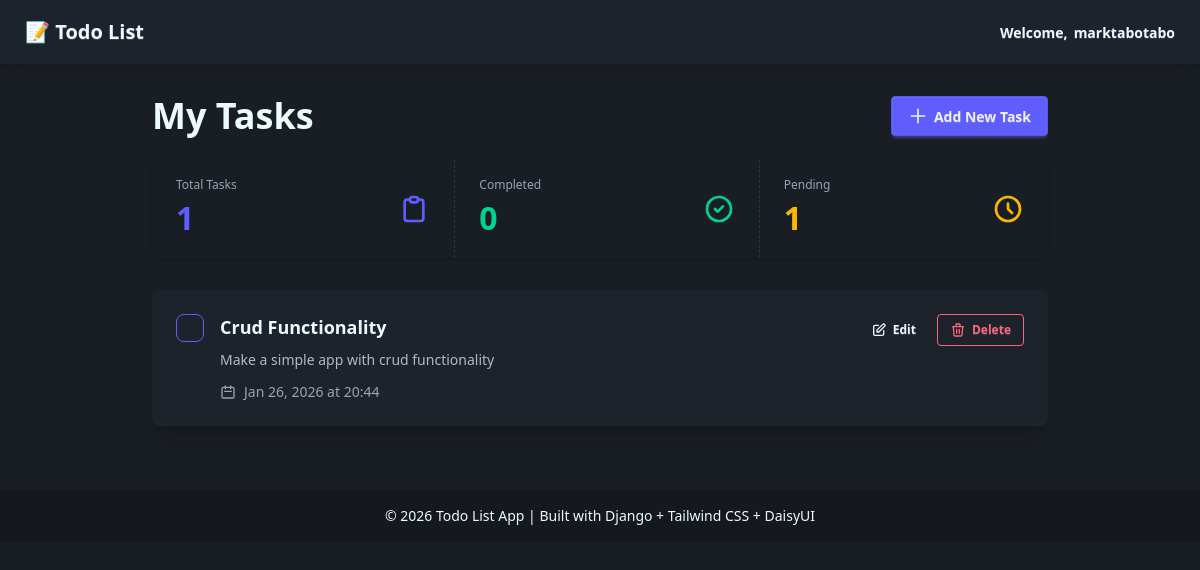
Page /tasks/ (signed in) on the earlier database version.
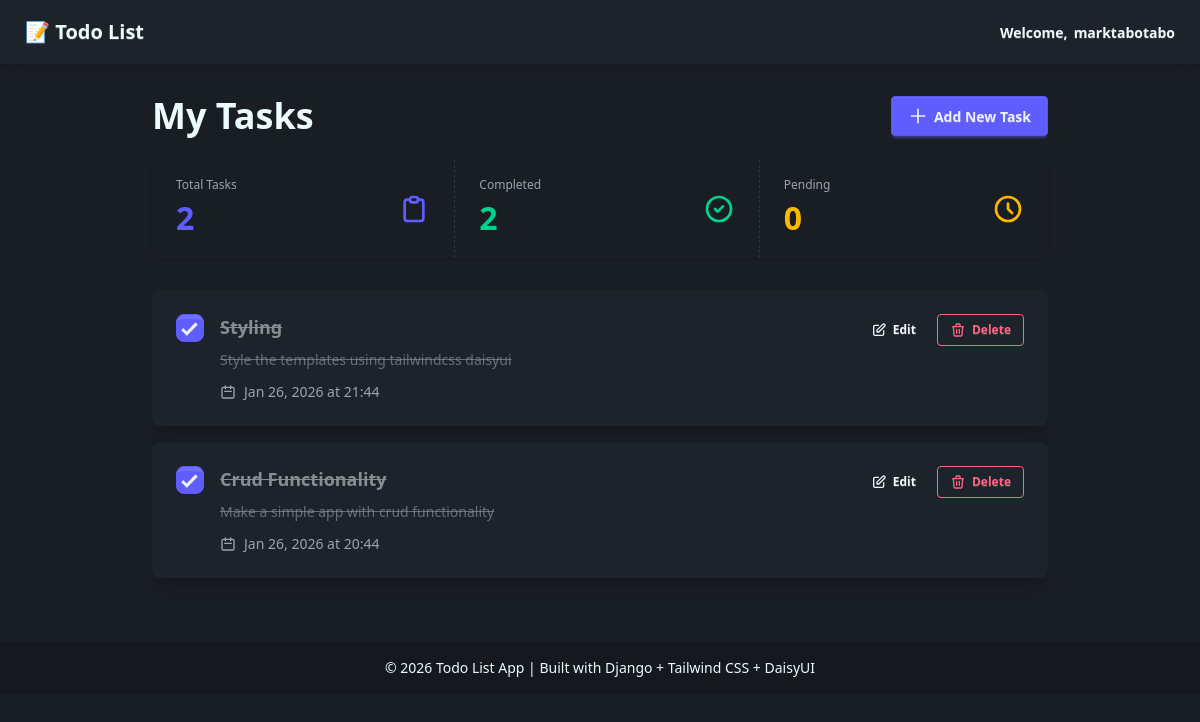
Same page on the later database version.
### tasks/models.py (models this page shows, shortened)
class Task(models.Model):
    user = models.ForeignKey(User, on_delete=models.CASCADE, related_name='tasks')
    title = models.CharField(max_length=200)
    description = models.TextField(blank=True, null=True)
    completed = models.BooleanField(default=False)
    created_at = models.DateTimeField(auto_now_add=True)
    updated_at = models.DateTimeField(auto_now=True)
    class Meta:
        ordering = ['-created_at']

### tasks/views.py (the view)
# urls.py: path('', views.task_list, name='task_list'),
@login_required
def task_list(request):
    tasks = Task.objects.filter(user=request.user)
    completed_count = tasks.filter(completed=True).count()
    pending_count = tasks.filter(completed=False).count()
    context = {
        'tasks': tasks,
        'completed_count': completed_count,
        'pending_count': pending_count,
    }
    return render(request, 'tasks/task_list.html', context)

### tasks/templates/tasks/task_list.html (shortened to what this page needs)
{% extends 'tasks/base.html' %}
{% block content %}
<div class="max-w-4xl mx-auto">
    <div class="flex justify-between items-center mb-6">
        <h1 class="text-4xl font-bold">My Tasks</h1>
        <a href="{% url 'tasks:task_create' %}" class="btn btn-primary">
            <svg xmlns="http://www.w3.org/2000/svg" class="h-5 w-5" fill="none" viewBox="0 0 24 24" stroke="currentColor">
                <path stroke-linecap="round" stroke-linejoin="round" stroke-width="2" d="M12 4v16m8-8H4" />
            </svg>
            Add New Task
        </a>
    </div>
    <div class="stats shadow w-full mb-8">
        <div class="stat">
            <div class="stat-figure text-primary">
            </div>
            <div class="stat-title">Total Tasks</div>
            <div class="stat-value text-primary">{{ tasks.count }}</div>
        </div>
        <div class="stat">
            <div class="stat-figure text-success">
                <svg xmlns="http://www.w3.org/2000/svg" fill="none" viewBox="0 0 24 24" class="inline-block h-8 w-8 stroke-current">
                    <path stroke-linecap="round" stroke-linejoin="round" stroke-width="2" d="M9 12l2 2 4-4m6 2a9 9 0 11-18 0 9 9 0 0118 0z"></path>
                </svg>
            </div>
            <div class="stat-title">Completed</div>
            <div class="stat-value text-success">{{ completed_count }}</div>
        </div>
        <div class="stat">
            <div class="stat-figure text-warning">
                <svg xmlns="http://www.w3.org/2000/svg" fill="none" viewBox="0 0 24 24" class="inline-block h-8 w-8 stroke-current">
                    <path stroke-linecap="round" stroke-linejoin="round" stroke-width="2" d="M12 8v4l3 3m6-3a9 9 0 11-18 0 9 9 0 0118 0z"></path>
                </svg>
            </div>
            <div class="stat-title">Pending</div>
            <div class="stat-value text-warning">{{ pending_count }}</div>
        </div>
    </div>
    {% if tasks %}
        <div class="space-y-4">
            {% for task in tasks %}
                <div class="card bg-base-100 shadow-xl">
                    <div class="card-body">
                        <div class="flex items-start gap-4">
                            <form method="post" action="{% url 'tasks:task_toggle' task.pk %}">
                                <input
                                    type="checkbox"
                                    class="checkbox checkbox-primary checkbox-lg"
                                    {% if task.completed %}checked{% endif %}
                                    onchange="this.form.submit()"
                                >
                            </form>
                            <div class="flex-1">
                                <h2 class="card-title {% if task.completed %}line-through opacity-50{% endif %}">
                                    {{ task.title }}
                                </h2>
                                {% if task.description %}
                                    <p class="text-base-content/70 mt-2 {% if task.completed %}line-through opacity-50{% endif %}">
                                        {{ task.description }}
                                    </p>
                                {% endif %}
                                <div class="flex items-center gap-2 mt-3 text-sm text-base-content/60">
                                    <svg xmlns="http://www.w3.org/2000/svg" class="h-4 w-4" fill="none" viewBox="0 0 24 24" stroke="currentColor">
                                        <path stroke-linecap="round" stroke-linejoin="round" stroke-width="2" d="M8 7V3m8 4V3m-9 8h10M5 21h14a2 2 0 002-2V7a2 2 0 00-2-2H5a2 2 0 00-2 2v12a2 2 0 002 2z" />
                                    </svg>
                                    {{ task.created_at|date:"M d, Y" }} at {{ task.created_at|time:"H:i" }}
                                </div>
                            </div>
                            <div class="card-actions">
                                <a href="{% url 'tasks:task_update' task.pk %}" class="btn btn-sm btn-ghost">
                                    <svg xmlns="http://www.w3.org/2000/svg" class="h-4 w-4" fill="none" viewBox="0 0 24 24" stroke="currentColor">
                                        <path stroke-linecap="round" stroke-linejoin="round" stroke-width="2" d="M11 5H6a2 2 0 00-2 2v11a2 2 0 002 2h11a2 2 0 002-2v-5m-1.414-9.414a2 2 0 112.828 2.828L11.828 15H9v-2.828l8.586-8.586z" />
                                    </svg>
                                    Edit
                                </a>
                                <a href="{% url 'tasks:task_delete' task.pk %}" class="btn btn-sm btn-error btn-outline">
                                    <svg xmlns="http://www.w3.org/2000/svg" class="h-4 w-4" fill="none" viewBox="0 0 24 24" stroke="currentColor">
                                        <path stroke-linecap="round" stroke-linejoin="round" stroke-width="2" d="M19 7l-.867 12.142A2 2 0 0116.138 21H7.862a2 2 0 01-1.995-1.858L5 7m5 4v6m4-6v6m1-10V4a1 1 0 00-1-1h-4a1 1 0 00-1 1v3M4 7h16" />
                                    </svg>
                                    Delete
                                </a>
                            </div>
                        </div>
                    </div>
                </div>
            {% endfor %}
        </div>
    {% endif %}
</div>
{% endblock %}

### tasks/templates/tasks/base.html (shortened to what this page needs)
{% load static %}
<!DOCTYPE html>
<html lang="en" data-theme="dark">
<head>
    <link rel="stylesheet" href="{% static 'css/output.css' %}">
</head>
<body class="min-h-screen bg-base-200">
    <nav class="navbar bg-base-100 shadow-lg">
        <div class="flex-1">
            <a href="{% url 'tasks:task_list' %}" class="btn btn-ghost text-xl">
                📝 Todo List
            </a>
        </div>
        <div class="flex-none gap-2">
            {% if user.is_authenticated %}
                <div class="dropdown dropdown-end">
                    <div tabindex="0" role="button" class="btn btn-ghost">
                        Welcome, <span class="font-bold">{{ user.username }}</span>
                    </div>
                </div>
            {% else %}
                <a href="{% url 'login' %}" class="btn btn-primary">Login</a>
            {% endif %}
        </div>
    </nav>
    <main class="container mx-auto px-4 py-8">
        {% block content %}{% endblock %}
    </main>
    <footer class="footer footer-center bg-base-300 text-base-content p-4 mt-8">
        <aside>
            <p>&copy; 2026 Todo List App | Built with Django + Tailwind CSS + DaisyUI</p>
        </aside>
    </footer>
</body>
</html>

Differences in the rows shown:
added Task: completed "☑", title "Styling", description "Style the templates using tailwindcss daisyui", created_at "Jan 26, 2026", created_at "21:44"
changed Task "Crud Functionality": completed "☐" → "☑"
Other differences:
{{ tasks.count }}: "1" → "2"
{{ completed_count }}: "0" → "2"
{{ pending_count }}: "1" → "0"
